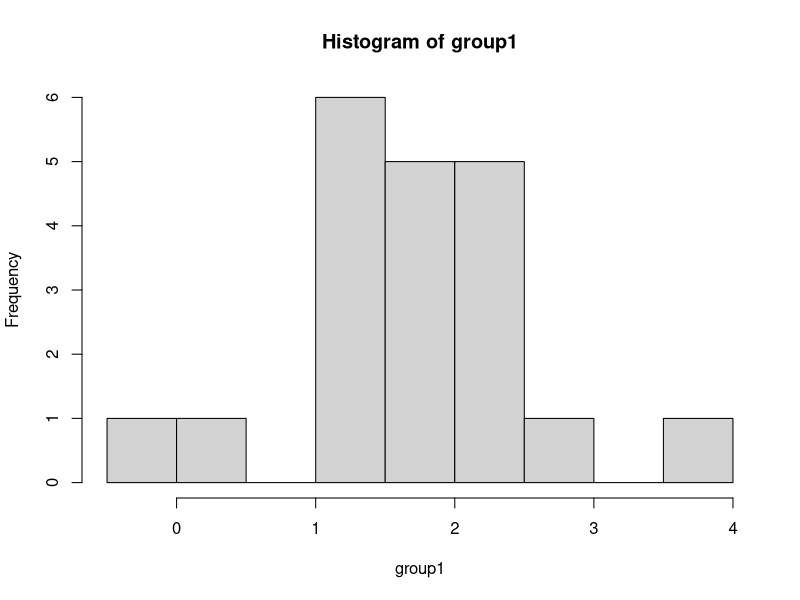
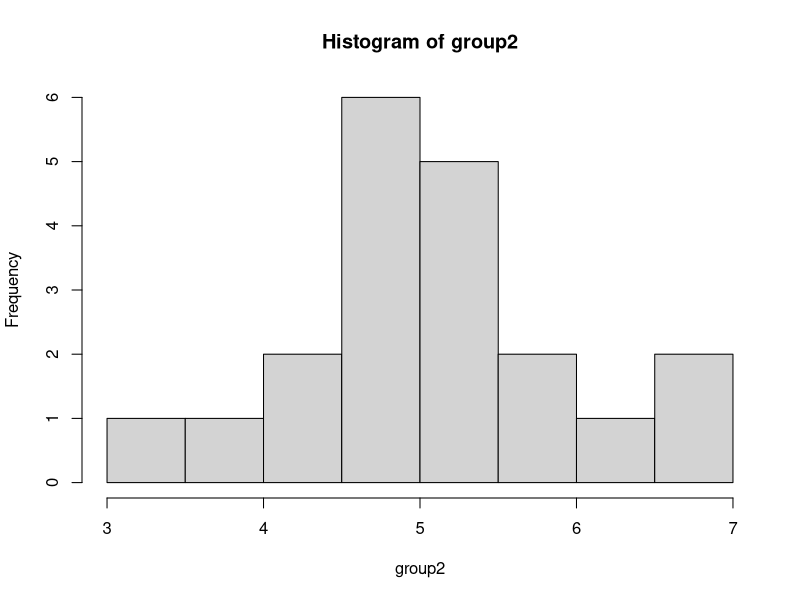
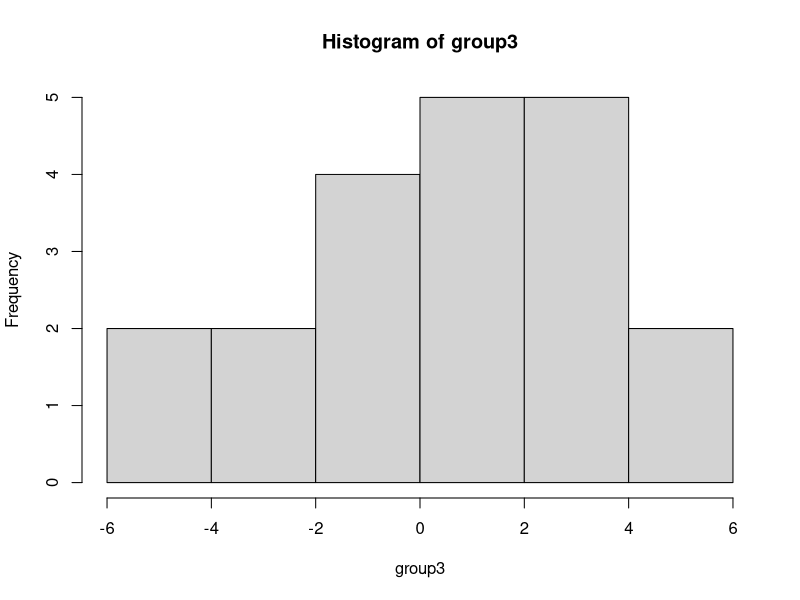
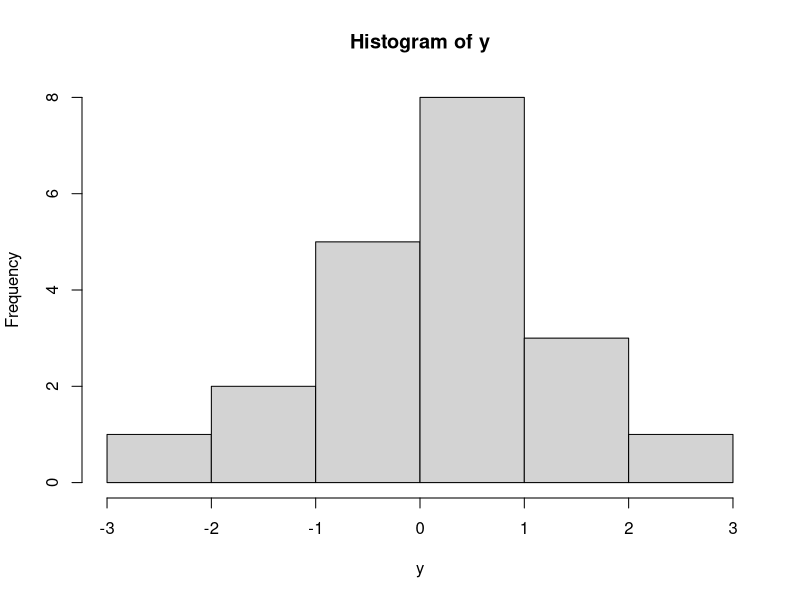
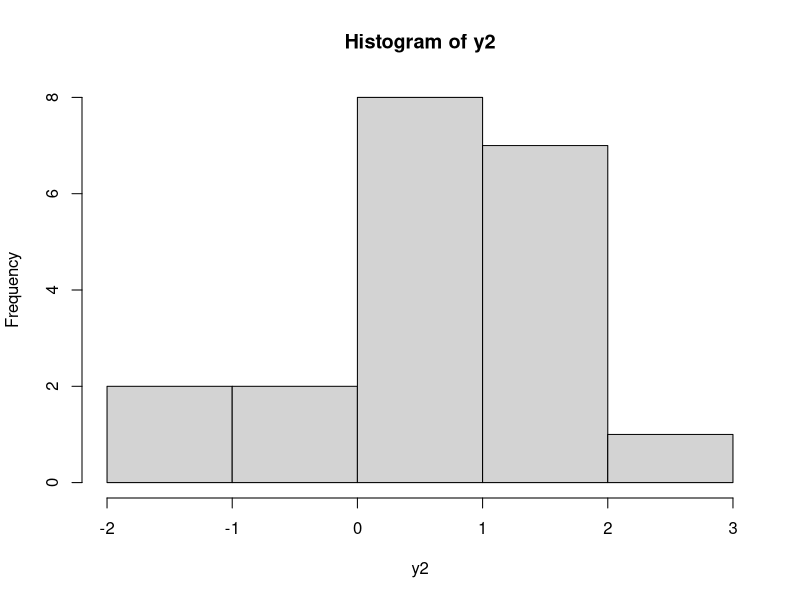
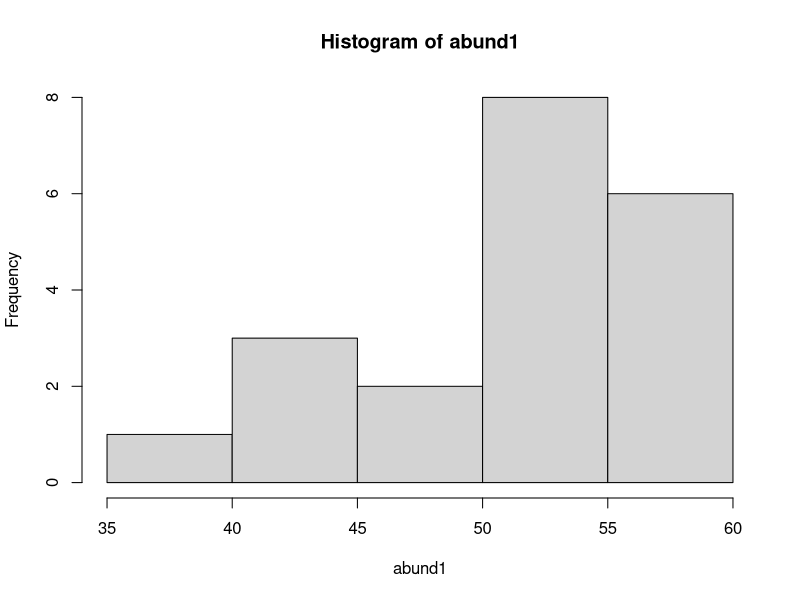
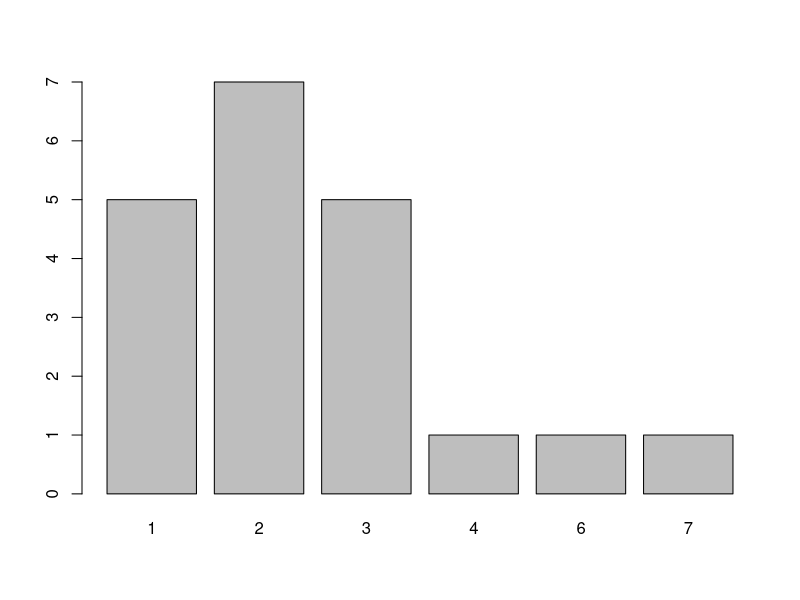
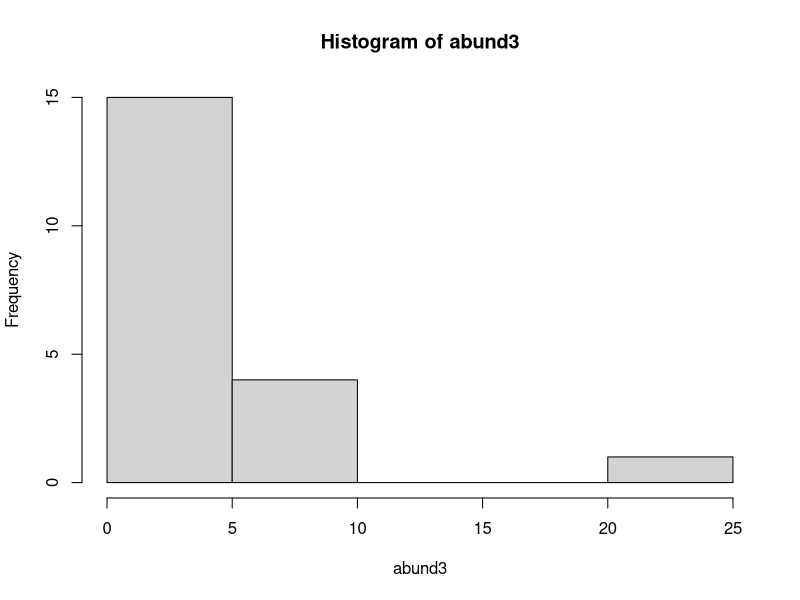

These charts were generated, in order, by the following R code:
##################################
# Bio 381, HW 8: Simulating Data #
# 14 Mar 2022                    #
# E.M. Beasley                   #
##################################

library(boot)

# Why sim data?
# Saves time- write parts of your code before you have data
# Baseline for comparisons: check assumptions in your data
# Test new stats techniques (this is less common)

# Part 1: Normally distributed data ---------------------
# Start with groups of normally distributed data
# For t-tests or ANOVA

# simulate groups of 20 observations
group1 <- rnorm(n = 20, mean = 2, sd = 1)
hist(group1) # look at distribution

# change up some parameters
group2 <- rnorm(n = 20, mean = 5, sd = 1)
group3 <- rnorm(n = 20, mean = 2, sd = 3)

hist(group2)
hist(group3)

# You will work more with grouped data on the homework

# Data sim for simple linear regression
# Assume slope of 0, so y = beta1*x
# where beta1 is your slope
# and x is your environmental covariate

# slope will be constant:
beta1 <- 1
# sim the covariate:
x <- rnorm(n = 20)

# now use the above to create a response variable:
y <- beta1*x
hist(y) 

# you can add complexity by adding intercepts or more covariates:
beta0 <- 0.5

# add intercept beta0
y2 <- beta0 + beta1*x
hist(y2)

# You can also play with different slopes
# or different distributions for the itercept/covariates

# Part 2: Abundance/count data ----------------------
# Option 1: data are normal-ish
# use round() to get whole numbers
abund1 <- round(rnorm(n = 20, mean = 50, sd = 10))
hist(abund1)
# this only works if sd is sufficiently large 
# and rnorm unlikely to get negative numbers

# A better way: use Poisson distribution
# Simulate counts from the same distribution
# where lambda = typical abundance
abund2 <- rpois(n = 20, lambda = 3)
barplot(table(abund2))

# Sometimes the environment affects abundance/counts
# When that happens, first generate lambdas
# then use those to get abundances

# use regression to get initial values
pre.lambda <- beta0+beta1*x
# use inverse log to make lambdas positive
lambda <- exp(pre.lambda)

# use these lambda values to get abundances/counts:
abund3 <- rpois(n = 20, lambda = lambda)
hist(abund3)

# Part 3: Occupancy/presence-absence data ---------------------
# Option 1: getting probabilities from a beta distribution
probs <- rbeta(n = 20, shape1 = 1, shape2 = 1)
occ1 <- rbinom(n = 20, size = 1, prob = probs)
print(occ1)

# Occupancy depends on environment too
# We can do something similar to above
# Except we're calculating probabilities, not lambdas

pre.probs <- beta0 + beta1*x
psi <- inv.logit(pre.probs) # inverse logit to put on 0-1 scale
hist(psi) # good distribution of probs

# use rbinom again to get occupancy data
occ2 <- rbinom(n = 20, size = 1, prob = psi)
print(occ2)
